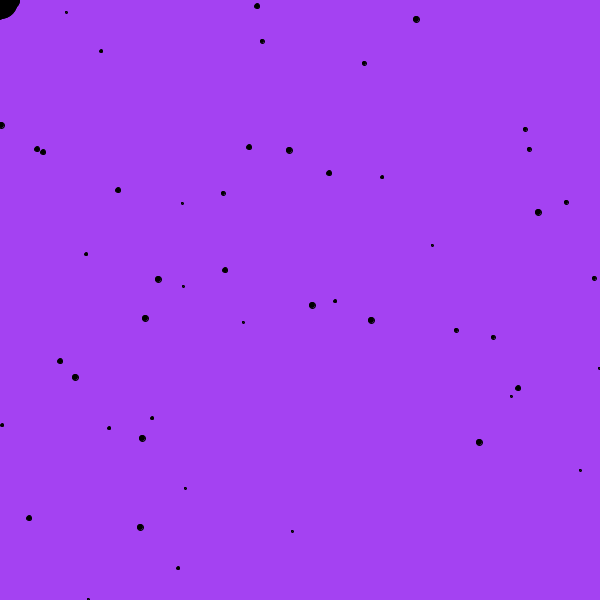
Frame 1 (no input)
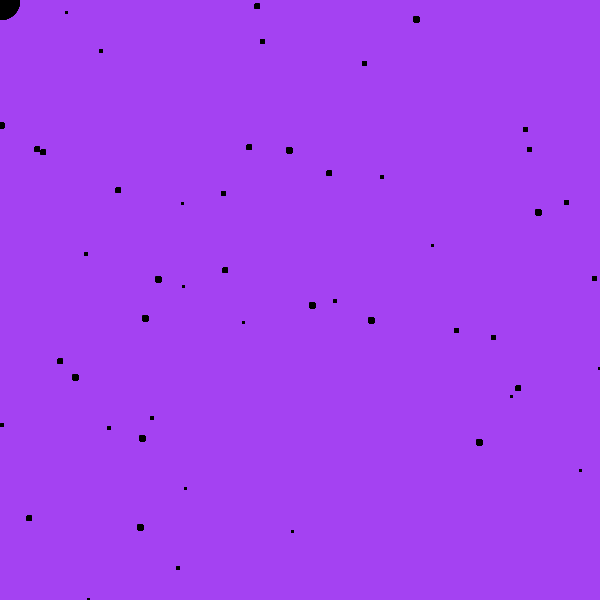
Frame 60 (the mouse pressed at the canvas centre just before this capture)
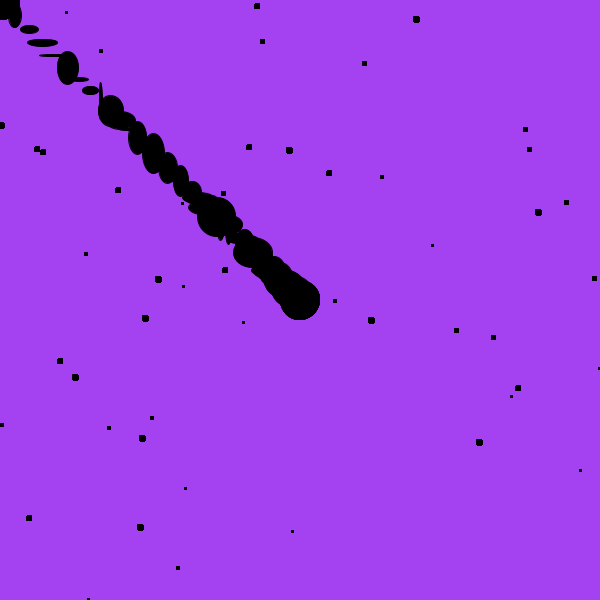
Frame 120 (the mouse held since frame 60 and released just before this capture)

The Processing sketch that drew these frames (run headless with seeded random() and noise(); from frame 60 on, the mouse is pressed at the canvas centre):

// Processing sketch: Chemotaxis
// ── Chemotaxis.pde
float a;
float b;
float easing = 0.05;

Bacteria b1;
Bacteria[] bact;

 void setup(){     
   size(600, 600);
   background(random(255), random(255), random(255));
   bact = new Bacteria[50];
   
   for(int i = 0; i < bact.length; i++){
     int x = (int)(width*Math.random());
     int y = (int)(height*Math.random());
     int r = (int)(5 * Math.random()) + 2;
     bact[i] = new Bacteria(x,y,r);
   }
   
   b1 = new Bacteria(width/2, height/2, 10);
 	//initialize bacteria variables here   
 }   
 void draw() {
   for(int i = 0; i < bact.length; i++){
     bact[i].show();
   
   float targetX = mouseX;
   float da = targetX - a;
   a += da * easing;
   
   float targetY = mouseY;
   float db = targetY - b;
   b += db * easing;
   ellipse(a, b, random(40), random(40));
   }    
 	//move and show the bacteria   
 }  
 class Bacteria {
  float x_pos;
  float y_pos;
  float radius;
  
  public Bacteria(float x,float y, float rad){
    x_pos = x;
    y_pos = y;
    radius = rad;
  }
  
  void show(){
    pushMatrix();
    translate(x_pos, y_pos);
    fill (random(#CB2F2F), random(#B414B2), random(#FA9F49)); 
    ellipse(0,0,radius, radius);
    
    popMatrix();
  }
    
    
    
    
    
    
    
    
    
 }    
